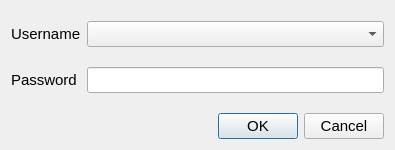
<?xml version="1.0" encoding="UTF-8"?>
<ui version="4.0">
 <class>LoginDialog</class>
 <widget class="QDialog" name="LoginDialog">
  <property name="windowModality">
   <enum>Qt::ApplicationModal</enum>
  </property>
  <property name="geometry">
   <rect>
    <x>0</x>
    <y>0</y>
    <width>395</width>
    <height>150</height>
   </rect>
  </property>
  <property name="sizePolicy">
   <sizepolicy hsizetype="Fixed" vsizetype="Fixed">
    <horstretch>0</horstretch>
    <verstretch>0</verstretch>
   </sizepolicy>
  </property>
  <property name="windowTitle">
   <string>Login</string>
  </property>
  <property name="windowIcon">
   <iconset resource="icons.qrc">
    <normaloff>:/resources/icons/images/icons/windows.ico</normaloff>:/resources/icons/images/icons/windows.ico</iconset>
  </property>
  <property name="modal">
   <bool>true</bool>
  </property>
  <layout class="QVBoxLayout" name="verticalLayout">
   <item>
    <layout class="QGridLayout" name="gridLayout">
     <property name="topMargin">
      <number>10</number>
     </property>
     <property name="verticalSpacing">
      <number>20</number>
     </property>
     <item row="1" column="1">
      <widget class="QLineEdit" name="lineEdit_password">
       <property name="font">
        <font>
         <pointsize>11</pointsize>
        </font>
       </property>
      </widget>
     </item>
     <item row="1" column="0">
      <widget class="QLabel" name="label_2">
       <property name="font">
        <font>
         <pointsize>11</pointsize>
        </font>
       </property>
       <property name="text">
        <string>Password</string>
       </property>
      </widget>
     </item>
     <item row="0" column="0">
      <widget class="QLabel" name="label">
       <property name="font">
        <font>
         <pointsize>11</pointsize>
        </font>
       </property>
       <property name="text">
        <string>Username</string>
       </property>
      </widget>
     </item>
     <item row="0" column="1">
      <widget class="QComboBox" name="comboBox">
       <property name="font">
        <font>
         <pointsize>11</pointsize>
        </font>
       </property>
      </widget>
     </item>
    </layout>
   </item>
   <item alignment="Qt::AlignBottom">
    <widget class="QDialogButtonBox" name="buttonBox">
     <property name="font">
      <font>
       <pointsize>11</pointsize>
      </font>
     </property>
     <property name="orientation">
      <enum>Qt::Horizontal</enum>
     </property>
     <property name="standardButtons">
      <set>QDialogButtonBox::Cancel|QDialogButtonBox::Ok</set>
     </property>
    </widget>
   </item>
  </layout>
 </widget>
 <resources>
  <include location="resource.qrc"/>
  <include location="icons.qrc"/>
 </resources>
 <connections>
  <connection>
   <sender>buttonBox</sender>
   <signal>accepted()</signal>
   <receiver>LoginDialog</receiver>
   <slot>accept()</slot>
   <hints>
    <hint type="sourcelabel">
     <x>248</x>
     <y>254</y>
    </hint>
    <hint type="destinationlabel">
     <x>157</x>
     <y>274</y>
    </hint>
   </hints>
  </connection>
  <connection>
   <sender>buttonBox</sender>
   <signal>rejected()</signal>
   <receiver>LoginDialog</receiver>
   <slot>reject()</slot>
   <hints>
    <hint type="sourcelabel">
     <x>316</x>
     <y>260</y>
    </hint>
    <hint type="destinationlabel">
     <x>286</x>
     <y>274</y>
    </hint>
   </hints>
  </connection>
 </connections>
</ui>
